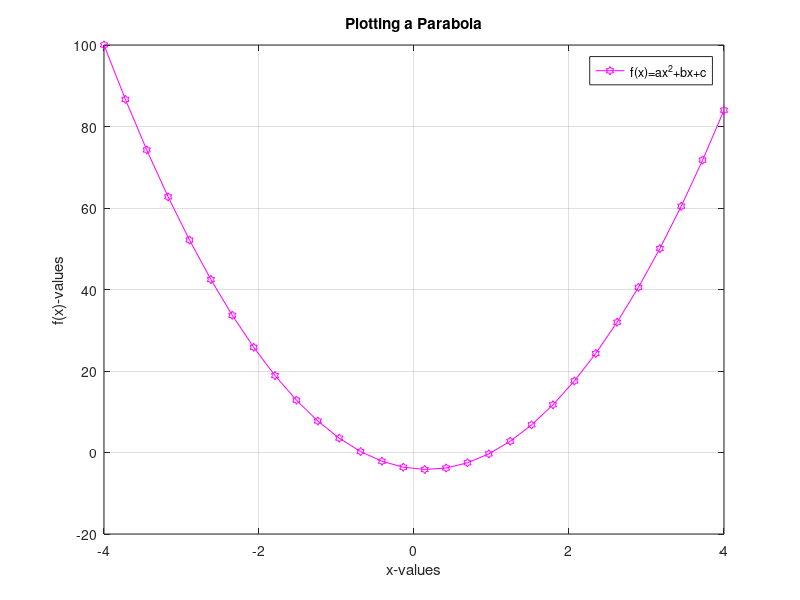

This chart was generated by the following MATLAB code:
% Program: plotParabola.m
% Programmer: Lillian Letiecq
% Email: lletiecq@student.cnm.edu
% Purpose: plots the function 𝑓(𝑥) = 𝑎𝑥 ! + 𝑏𝑥 + 𝑐 for 𝑥 on the interval
% [-4,4] using linspace to define a vector of 𝑥 values and calculate 𝑓(𝑥) at each point 𝑥

clear
clc

%% Variables

a = 6;                         % change a b and c here

b = -2;

c = -4;

x = linspace(-4, 4, 30);       %from -4 to 4 with 30 points

%% Function

fx = a*x.^2 + b*x + c ;        %need . to run each x value separately

%% Mapping

figure                      %shows figure
plot(x, fx, '-hm')          % makes chart using x , fx and has dotted line with hex stars and m for magenta

grid on;                     %woahhhhh grid is visible

legend('f(x)=ax^2+bx+c');     % 1 label because 1 function

title('Plotting a Parabola');       %what we are doing

xlabel('x-values');             %chosen x vals

ylabel('f(x)-values');             % function so f(x)
